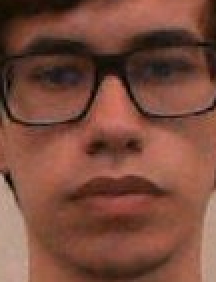
#> input picture code/UltraFaceRecognition/scripts/3.jpg_cropped.png, 108 x 141 px (shown 2 times larger)
$ python -i encoder.py   (imports and definitions only)
#> lines starting #> are read from the running program, lines starting #| are printed output that depends on the picture
import time

from arcface import ArcFace
import cv2
import numpy as np
import skimage.transform as trans
import sys


# [12 lines left out: function main, not called in this run]


# [82 lines that did not run here, left out]


# [1 line not run here, left out]

>>> import cv2
>>> picture = cv2.imread('3.jpg_cropped.png', cv2.IMREAD_GRAYSCALE)
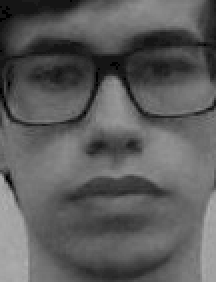
#> picture: shape (141, 108) (shown 2 times larger); min 0, max 176, mean 92.1
#> (the run stopped early here; a loop or call above may not have finished)
